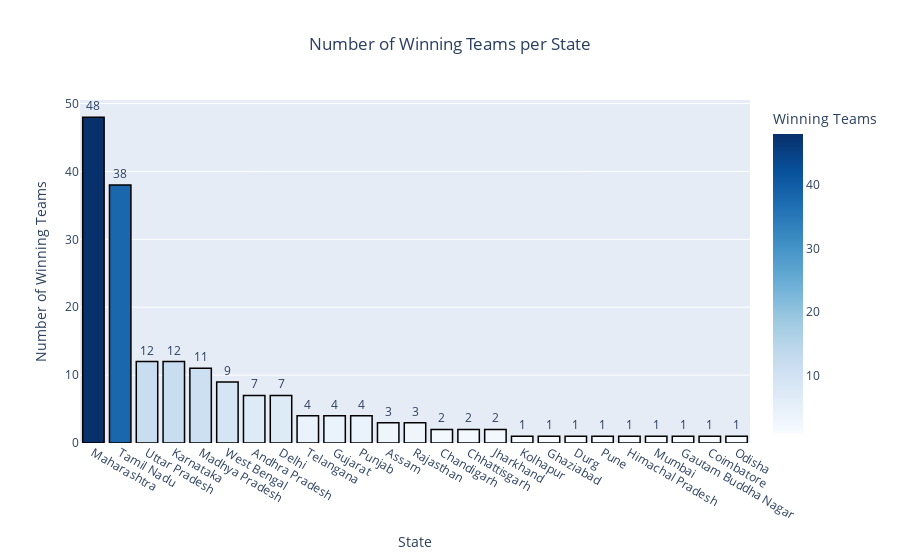

Here is the notebook cell this chart was saved with:
### Markdown cell above
## VISUALIZATION THROUGH DIFFERENT GRAPHS

### Code cell
winners_data = merged_data[merged_data['WINNING STATUS'] == 'Winner']
state_winners_count = winners_data['State'].value_counts().reset_index()
state_winners_count.columns = ['State', 'Winning Teams']

fig = px.bar(
    state_winners_count,
    x='State',
    y='Winning Teams',
    text='Winning Teams',
    title='Number of Winning Teams per State',
    color='Winning Teams',
    color_continuous_scale='Blues')
fig.update_traces(textposition='outside', marker_line_width=1.5, marker_line_color='black')
fig.update_layout(xaxis_title='State', yaxis_title='Number of Winning Teams', title_x=0.5)
fig.show()

### Figure 1 — Plotly figure (JSON) as saved in the notebook; plotly's stock layout.template omitted (floating-point values rounded to 4 significant figures)
{"data": [{"alignmentgroup": "True", "hovertemplate": "State=%{x}<br>Winning Teams=%{marker.color}<extra></extra>", "legendgroup": "", "marker": {"color": [48, 38, 12, 12, 11, 9, 7, 7, 4, 4, 4, 3, 3, 2, 2, 2, 1, 1, 1, 1, 1, 1, 1, 1, 1], "coloraxis": "coloraxis", "line": {"color": "black", "width": 1.5}, "pattern": {"shape": ""}}, "name": "", "offsetgroup": "", "orientation": "v", "showlegend": false, "text": [48, 38, 12, 12, 11, 9, 7, 7, 4, 4, 4, 3, 3, 2, 2, 2, 1, 1, 1, 1, 1, 1, 1, 1, 1], "textposition": "outside", "type": "bar", "x": ["Maharashtra", "Tamil Nadu", "Uttar Pradesh", "Karnataka", "Madhya Pradesh", "West Bengal", "Andhra Pradesh", "Delhi", "Telangana", "Gujarat", "Punjab", "Assam", "Rajasthan", "Chandigarh", "Chhattisgarh", "Jharkhand", "Kolhapur", "Ghaziabad", "Durg", "Pune", "Himachal Pradesh", "Mumbai", "Gautam Buddha Nagar", "Coimbatore", "Odisha"], "xaxis": "x", "y": [48, 38, 12, 12, 11, 9, 7, 7, 4, 4, 4, 3, 3, 2, 2, 2, 1, 1, 1, 1, 1, 1, 1, 1, 1], "yaxis": "y"}], "layout": {"barmode": "relative", "coloraxis": {"colorbar": {"title": {"text": "Winning Teams"}}, "colorscale": [[0, "rgb(247,251,255)"], [0.125, "rgb(222,235,247)"], [0.25, "rgb(198,219,239)"], [0.375, "rgb(158,202,225)"], [0.5, "rgb(107,174,214)"], [0.625, "rgb(66,146,198)"], [0.75, "rgb(33,113,181)"], [0.875, "rgb(8,81,156)"], [1, "rgb(8,48,107)"]]}, "legend": {"tracegroupgap": 0}, "title": {"text": "Number of Winning Teams per State", "x": 0.5}, "xaxis": {"anchor": "y", "domain": [0, 1], "title": {"text": "State"}}, "yaxis": {"anchor": "x", "domain": [0, 1], "title": {"text": "Number of Winning Teams"}}}}
